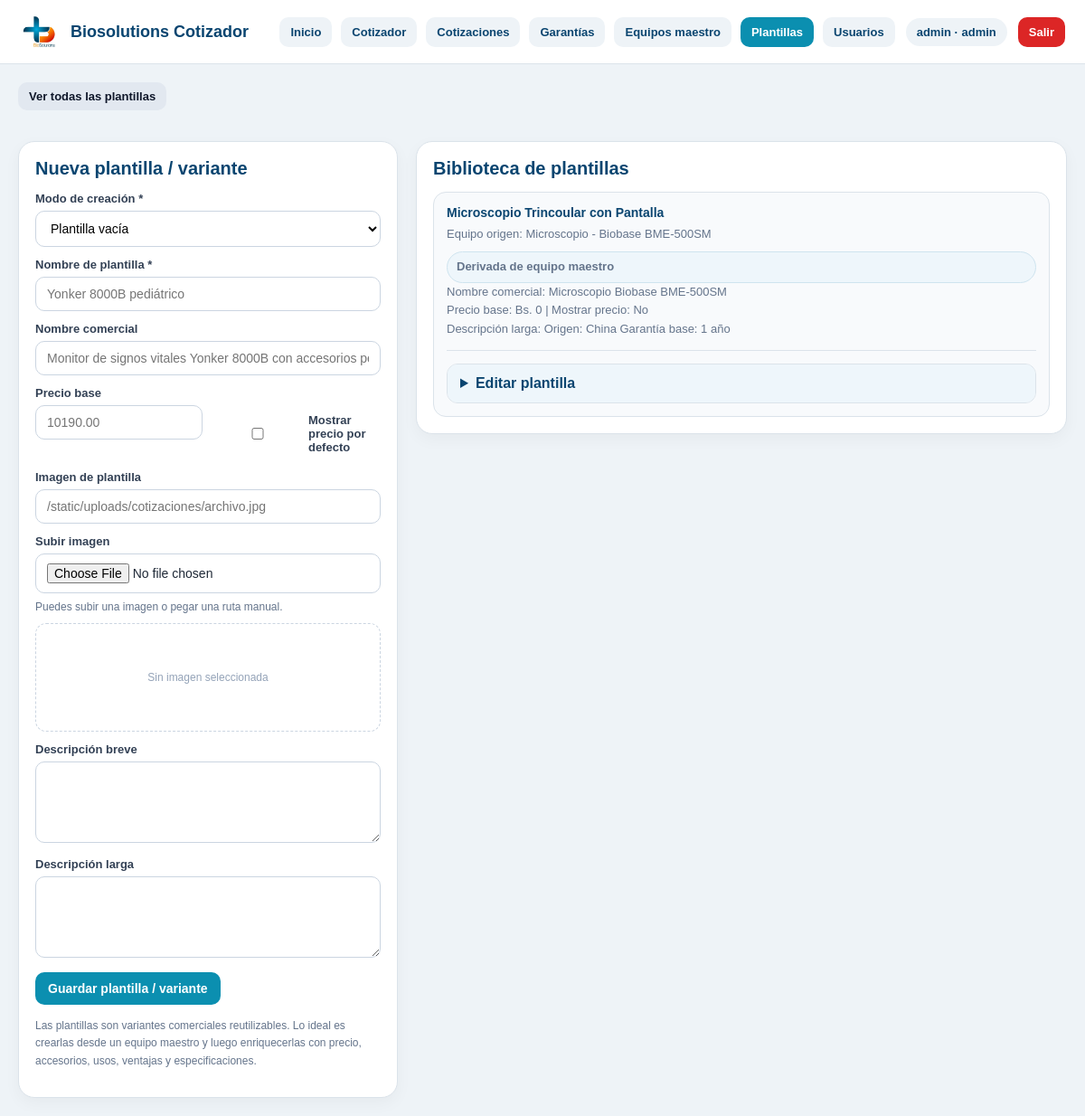
The app's page /plantillas (signed in) with its own data.
### tables this page shows
CREATE TABLE usuarios (
    id INTEGER PRIMARY KEY AUTOINCREMENT,
    username TEXT NOT NULL UNIQUE,
    password_hash TEXT NOT NULL,
    nombre TEXT,
    rol TEXT NOT NULL DEFAULT 'editor',
    activo INTEGER NOT NULL DEFAULT 1,
    creado_en TEXT NOT NULL DEFAULT CURRENT_TIMESTAMP
);

CREATE TABLE plantillas (
    id INTEGER PRIMARY KEY AUTOINCREMENT,
    equipo_id INTEGER,
    nombre_plantilla TEXT NOT NULL,
    nombre_comercial TEXT,
    descripcion_breve TEXT,
    descripcion_larga TEXT,
    imagen TEXT,
    precio_base REAL DEFAULT 0,
    mostrar_precio_por_defecto INTEGER DEFAULT 0,
    activo INTEGER DEFAULT 1,
    FOREIGN KEY (equipo_id) REFERENCES equipos(id) ON DELETE SET NULL
);

CREATE TABLE equipos (
    id INTEGER PRIMARY KEY AUTOINCREMENT,
    nombre TEXT NOT NULL,
    marca TEXT,
    modelo TEXT,
    origen TEXT,
    garantia_base TEXT,
    descripcion_breve TEXT,
    descripcion_larga TEXT,
    imagen TEXT,
    precio_base REAL,
    mostrar_precio_por_defecto INTEGER DEFAULT 0,
    activo INTEGER DEFAULT 1
);

### app.py (the view, shortened to what this page needs)
@app.route("/plantillas")
@login_required
def plantillas_page():
    conn = get_db_connection()
    equipo_id_raw = (request.args.get("equipo_id") or "").strip()
    action = (request.args.get("action") or "").strip().lower()
    if action not in {"create", "view"}:
        action = ""
    equipo_id = None
    if equipo_id_raw:
        try:
            equipo_id = int(equipo_id_raw)
        except ValueError:
            equipo_id = None
    equipos = conn.execute("""
        SELECT *
        FROM equipos
        WHERE activo = 1
        ORDER BY id DESC
    """).fetchall()
    selected_equipo = None
    filter_by_equipo = bool(equipo_id and action == "view")
    if filter_by_equipo:
        plantillas_rows = conn.execute("""
            SELECT p.*, e.nombre AS equipo_nombre, e.marca AS equipo_marca, e.modelo AS equipo_modelo
            FROM plantillas p
            LEFT JOIN equipos e ON e.id = p.equipo_id
            WHERE p.activo = 1
              AND p.equipo_id = ?
            ORDER BY p.id DESC
        """, (equipo_id,)).fetchall()
    else:
        plantillas_rows = conn.execute("""
            SELECT p.*, e.nombre AS equipo_nombre, e.marca AS equipo_marca, e.modelo AS equipo_modelo
            FROM plantillas p
            LEFT JOIN equipos e ON e.id = p.equipo_id
            WHERE p.activo = 1
            ORDER BY p.id DESC
        """).fetchall()
    plantillas = []
    for p in plantillas_rows:
        children = get_plantilla_children(conn, p["id"])
        plantilla_dict = dict(p)
        plantilla_dict["imagen"] = normalize_image_path_for_db(plantilla_dict.get("imagen") or "")
        plantilla_dict["imagen_url"] = build_public_image_url(plantilla_dict.get("imagen") or "")
        plantilla_dict["especificaciones"] = [dict(x) for x in children["especificaciones"]]
        plantilla_dict["usos"] = [dict(x) for x in children["usos"]]
        plantilla_dict["accesorios"] = [dict(x) for x in children["accesorios"]]
        plantilla_dict["ventajas"] = [dict(x) for x in children["ventajas"]]
        plantillas.append(plantilla_dict)
    equipos_json = []
    for e in equipos:
        nombre = (e["nombre"] or "").strip()
        marca = (e["marca"] or "").strip()
        modelo = (e["modelo"] or "").strip()
        nombre_comercial_base = " ".join(
            part for part in [nombre, marca, modelo] if part
        ).strip()
        equipos_json.append({
            "id": e["id"],
            "nombre": nombre,
            "marca": marca,
            "modelo": modelo,
            "origen": (e["origen"] or "").strip(),
            "garantia_base": (e["garantia_base"] or "").strip(),
            "imagen": (e["imagen"] or "").strip(),
            "descripcion_breve": (e["descripcion_breve"] or "").strip(),
            "descripcion_larga": (e["descripcion_larga"] or "").strip(),
            "nombre_comercial_base": nombre_comercial_base
        })
    conn.close()
    return render_template(
        "plantillas.html",
        equipos=equipos,
        equipos_json=equipos_json,
        plantillas=plantillas,
        active_page="plantillas",
        selected_equipo=selected_equipo,
        selected_equipo_id=equipo_id,
        current_action=action,
        filter_by_equipo=filter_by_equipo
    )

### templates/plantillas.html (shortened to what this page needs)
{% extends "base.html" %}
{% block content %}
<div class="page-grid">
  <div class="top-actions" style="grid-column:1 / -1;">
    <a class="top-link" href="{{ url_for('plantillas_page') }}">Ver todas las plantillas</a>
  </div>
  <section class="page-card">
    <h2>{% if current_role in ['admin', 'editor'] %}Nueva plantilla / variante{% else %}Detalle del módulo{% endif %}</h2>
     {% if current_role in ['admin', 'editor'] %}
  <form method="post" action="/plantillas/nueva" id="plantillaForm">
  <div class="field">
    <label for="modo_creacion">Modo de creación *</label>
    <select id="modo_creacion" name="modo_creacion" required onchange="toggleEquipoBaseField()">
      <option value="vacia" {% if not (selected_equipo_id and current_action == "create") %}selected{% endif %}>Plantilla vacía</option>
    </select>
  </div>
  <div class="field">
    <label for="nombre_plantilla">Nombre de plantilla *</label>
    <input type="text" id="nombre_plantilla" name="nombre_plantilla" required placeholder="Yonker 8000B pediátrico">
  </div>
  <div class="field">
    <label for="nombre_comercial">Nombre comercial</label>
    <input type="text" id="nombre_comercial" name="nombre_comercial" placeholder="Monitor de signos vitales Yonker 8000B con accesorios pediátricos">
  </div>
  <div class="grid-2">
    <div class="field">
      <label for="precio_base">Precio base</label>
        <input type="number" id="precio_base" name="precio_base" placeholder="10190.00" step="0.01" min="0">
    </div>
    <div class="field">
      <label style="display:flex; align-items:center; gap:8px; margin-top:30px;">
        <input type="checkbox" name="mostrar_precio_por_defecto">
        Mostrar precio por defecto
      </label>
    </div>
  </div>
<div class="field">
    <label for="plantilla_imagen">Imagen de plantilla</label>
    <input type="text" id="plantilla_imagen" name="plantilla_imagen" placeholder="/static/uploads/cotizaciones/archivo.jpg">
  </div>
  <div class="field">
  <label for="plantilla_imagen_upload">Subir imagen</label>
  <input type="file" id="plantilla_imagen_upload" accept="image/*">
  <div class="tiny-note" style="margin-top:6px;">
    Puedes subir una imagen o pegar una ruta manual.
  </div>
  <div class="image-preview-box" id="createTemplateImagePreview">
  </div>
</div>
  <div class="field">
    <label for="plantilla_descripcion_breve">Descripción breve</label>
    <textarea id="plantilla_descripcion_breve" name="plantilla_descripcion_breve"></textarea>
  </div>
  <div class="field">
    <label for="plantilla_descripcion_larga">Descripción larga</label>
    <textarea id="plantilla_descripcion_larga" name="plantilla_descripcion_larga"></textarea>
  </div>
  <button type="submit" class="btn">Guardar plantilla / variante</button>
</form>
  {% else %}
      <p class="tiny-note">
        Tu perfil es de solo lectura. Puedes consultar la biblioteca de plantillas, pero no crear ni modificar registros.
      </p>
    {% endif %}
    <p class="tiny-note" style="margin-top:14px;">
      Las plantillas son variantes comerciales reutilizables. Lo ideal es crearlas desde un equipo maestro y luego enriquecerlas con precio, accesorios, usos, ventajas y especificaciones.
    </p>
  </section>
  <section class="page-card">
    <h2>Biblioteca de plantillas</h2>
    {% if plantillas %}
      <div class="lib-list">
        {% for p in plantillas %}
          <div class="lib-card">
            <strong>{{ p["nombre_plantilla"] }}</strong>
            <span>
              Equipo origen:
              {% if p["equipo_nombre"] %}
                {{ p["equipo_nombre"] }}
                {% if p["equipo_marca"] %} - {{ p["equipo_marca"] }}{% endif %}
                {% if p["equipo_modelo"] %} {{ p["equipo_modelo"] }}{% endif %}
              {% else %}
                Plantilla vacía / sin equipo maestro base
              {% endif %}
            </span>
            {% if p["equipo_nombre"] %}
              <span class="origin-pill">Derivada de equipo maestro</span>
            {% endif %}
            {% if p["nombre_comercial"] %}
              <span>Nombre comercial: {{ p["nombre_comercial"] }}</span>
            {% endif %}
            <span>
              Precio base: Bs. {{ p["precio_base"] or 0 }}
              {% if p["mostrar_precio_por_defecto"] %} | Mostrar precio: Sí{% else %} | Mostrar precio: No{% endif %}
            </span>
            {% if p["descripcion_larga"] %}
              <span>Descripción larga: {{ p["descripcion_larga"] }}</span>
            {% endif %}
            {% if current_role in ['admin', 'editor'] %}
            <div class="edit-card">
              <details>
                <summary>Editar plantilla</summary>
              </details>
            </div>
             {% endif %}
          </div>
        {% endfor %}
      </div>
    {% else %}
      <p class="tiny-note">No hay plantillas cargadas todavía.</p>
    {% endif %}
  </section>
</div>
{% endblock %}

### templates/base.html (shortened to what this page needs)
<!DOCTYPE html>
<html lang="es">
<head>
  <link rel="stylesheet" href="{{ url_for('static', filename='styles.css') }}?v=7" />
</head>
<body>
  <header class="topbar">
    <div class="topbar-left">
      <img src="{{ url_for('static', filename='logo_biosolutions.png') }}" alt="BioSolutions" class="topbar-logo">
      <div class="topbar-title">Biosolutions Cotizador</div>
    </div>
    <div class="topbar-right">
      <nav class="nav-links">
        <a href="{{ url_for('dashboard') }}" class="{% if active_page == 'inicio' %}active{% endif %}">Inicio</a>
         {% if current_role in ['admin', 'editor', 'visor'] %}
          <a href="{{ url_for('cotizador') }}" class="{% if active_page == 'cotizador' %}active{% endif %}">Cotizador</a>
          <a href="{{ url_for('cotizaciones_page') }}" class="{% if active_page == 'cotizaciones' %}active{% endif %}">Cotizaciones</a>
          <a href="{{ url_for('garantias_page') }}" class="{% if active_page == 'garantias' %}active{% endif %}">Garantías</a>
        {% endif %}
        {% if current_role in ['admin', 'editor', 'visor'] %}
          <a href="{{ url_for('equipos_page') }}" class="{% if active_page == 'equipos' %}active{% endif %}">Equipos maestro</a>
          <a href="{{ url_for('plantillas_page') }}" class="{% if active_page == 'plantillas' %}active{% endif %}">Plantillas</a>
        {% endif %}
        {% if current_role == 'admin' %}
          <a href="{{ url_for('usuarios_page') }}" class="{% if active_page == 'usuarios' %}active{% endif %}">Usuarios</a>
        {% endif %}
      </nav>
      {% if current_user %}
        <div class="user-chip">
          {{ current_user["username"] }} · {{ current_user["rol"] }}
        </div>
        <a href="{{ url_for('logout') }}" class="logout-link">Salir</a>
      {% endif %}
    </div>
  </header>
  <main class="page-shell">
    {% block content %}{% endblock %}
  </main>
</body>
</html>

### records on screen
usuarios: username "admin", rol "admin"
plantillas: nombre_plantilla "Microscopio Trincoular con Pantalla", equipo_nombre "Microscopio", equipo_marca "Biobase", equipo_modelo "BME-500SM", nombre_comercial "Microscopio Biobase BME-500SM", precio_base "0", mostrar_precio_por_defecto "| Mostrar precio: No", descripcion_larga "Origen: China Garantía base: 1 año"
